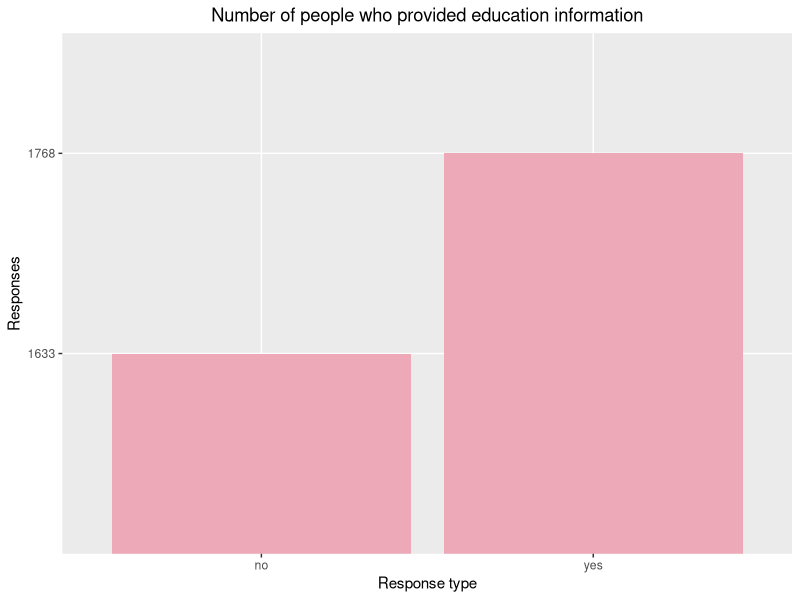
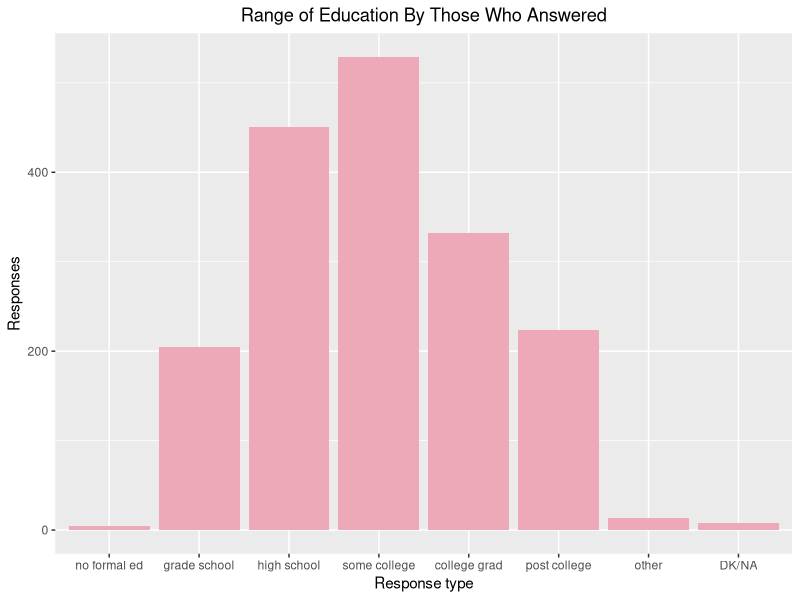
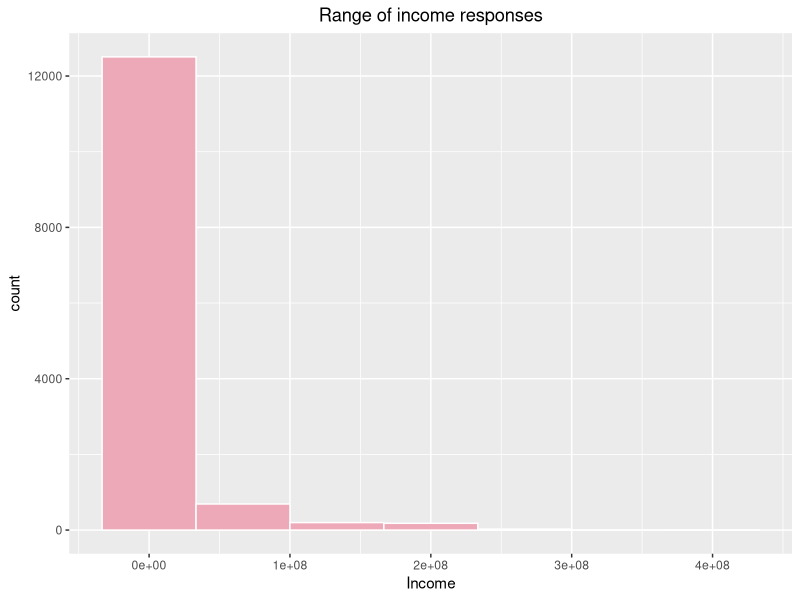
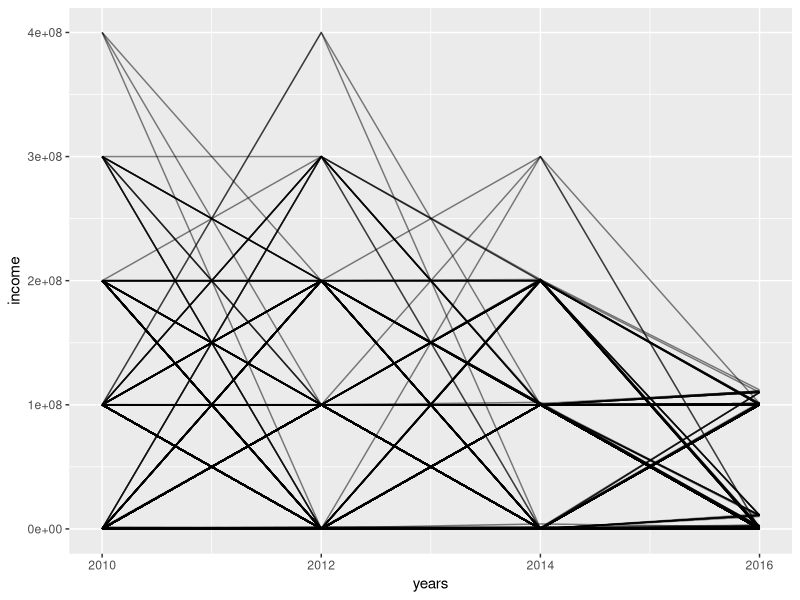

Write R code to recreate these figures, in order.
## ---- chunk 1
library(tidyverse)
## ---- chunk 2
# all years (cleaned data)
hrs <- read.csv('../../data/hrs_finalized.csv')
## ---- chunk 3
# total people
n_hrs <- length(unique(hrs$person_id))
n_hrs

# total people per year / drop-off
hrs %>% 
  group_by(years) %>%
  distinct(person_id) %>%
  summarise(n())
## ---- chunk 4
# how many did not answer: 1633
no_edu <- hrs %>% distinct(person_id, education) %>%
  filter(is.na(education))

# who answered: 1768
edu <- hrs %>% distinct(person_id, education) %>%
  filter(!is.na(education)) 

# number who both did and did not answer at some point
nrow(merge(no_edu, edu, by = c("person_id", "person_id")))

# education responses
edu_response <- data.frame(cbind(type = c("no", "yes"), 
                                 responses = c(1633, 1768)))
ggplot(edu_response, aes(x = type, y = responses)) + 
  geom_bar(stat = "identity", fill = "pink2") + 
  ggtitle("Number of people who provided education information") + 
  theme(plot.title = element_text(hjust = 0.5)) +
  labs(x = "Response type", y = "Responses") 

# range of education
#edu_range <- edu %>% 
#  group_by(person_id) %>% 
#  summarise(education = mean(education))
## ---- chunk 5
# associate response number with edu type
edu_desc <- edu %>% mutate(edu_type = case_when(education == 0 ~ "no formal ed",
                                                 education >= 1 & education <= 11 ~ "grade school",
                                                 education == 12 ~ "high school",
                                                 education > 12 & education < 16 ~ "some college",
                                                 education == 16 ~ "college grad",
                                                 education == 17 ~ "post college",
                                                 education == 97 ~ "other",
                                                 education == 98 ~ "DK/NA",
                                                 education == 99 ~ "RF")) %>%
  mutate(edu_type_ordered = forcats::fct_relevel(edu_type, c("no formal ed",
                                               "grade school", "high school",
                                               "some college", "college grad", 
                                               "post college", "other", "DK/NA", "DF")))

# visualize types of education
ggplot(edu_desc, aes(x = edu_type_ordered)) + 
  geom_bar(fill = "pink2") + 
  ggtitle("Range of Education By Those Who Answered") + 
  theme(plot.title = element_text(hjust = 0.5)) +
  labs(x = "Response type", y = "Responses") 
## ---- chunk 6
# range of responses
# highest amounts reported
hrs %>% select(person_id, income) %>%
  arrange(-income)

# lowest amounts reported
hrs %>% select(person_id, income) %>%
  arrange(income)

# overall
summary(hrs$income)
ggplot(hrs %>% filter(!is.na(income)), aes(x = income)) + 
  geom_histogram(col = "white", fill = "pink2", bins = 7)  + 
  ggtitle("Range of income responses") + 
  theme(plot.title = element_text(hjust = 0.5)) +
  labs(x = "Income") 
## ---- chunk 7
# spaghetti plot of income by time per person
ggplot(hrs, aes(x = years, y = income, group = person_id)) + 
  geom_line(alpha = 0.5)
